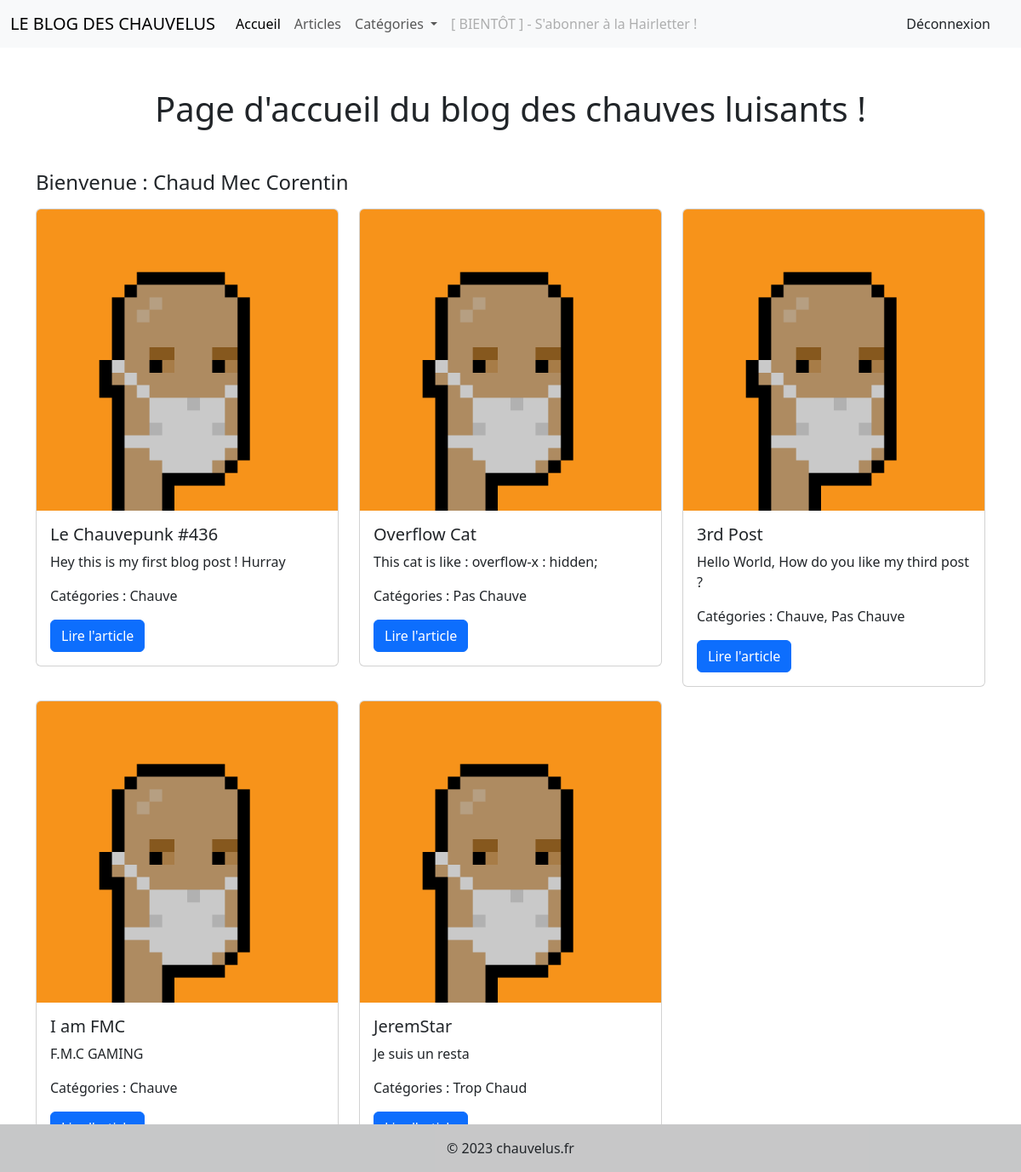
The page /categories/chevelu.php (signed in) on the database its author committed.
### tables this page shows
CREATE TABLE `authors` (
  `id` int NOT NULL,
  `email` varchar(255) NOT NULL,
  `password` varchar(255) NOT NULL,
  `lastname` varchar(50) NOT NULL,
  `firstname` varchar(50) NOT NULL,
  `gpdr` tinyint(1) NOT NULL,
  `created_at` datetime NOT NULL DEFAULT (now())
);

CREATE TABLE `posts` (
  `id` int NOT NULL,
  `title` varchar(255) NOT NULL,
  `slug` varchar(255) NOT NULL,
  `content` text NOT NULL,
  `image` varchar(255) NOT NULL,
  `author_id` int NOT NULL,
  `created_at` datetime NOT NULL DEFAULT CURRENT_TIMESTAMP
);

### categories/chevelu.php (the view, shortened to what this page needs)
<?php
require '../assets/includes/connection.php';
if (isset($_SESSION['email'])) {
    $email = $_SESSION['email'];
    $sql = 'SELECT lastname, firstname, id FROM authors WHERE email = :email';
    $query = $db->prepare($sql);
    $query->bindValue(':email', $email, PDO::PARAM_STR);
    $query->execute();
    $author = $query->fetch(PDO::FETCH_ASSOC);
    $sql = "SELECT p.*, GROUP_CONCAT(c.name SEPARATOR ', ') AS categories
            FROM posts p
            LEFT JOIN posts_categories pc ON p.id = pc.posts_id
            LEFT JOIN categories c ON pc.categories_id = c.id
            GROUP BY p.id";
    $query = $db->prepare($sql);
    $query->execute();
    $posts = $query->fetchAll(PDO::FETCH_ASSOC);
} else {
    header("Location: index.php");
    exit();
}
?>
<!DOCTYPE html>
<html lang="fr">
<head>
    <link href="https://cdn.jsdelivr.net/npm/bootstrap@5.3.0/dist/css/bootstrap.min.css" rel="stylesheet">
</head>
<body>
    <header>
        <nav class="navbar navbar-expand-lg bg-body-tertiary">
            <div class="container-fluid">
                <a class="navbar-brand" href="#">LE BLOG DES CHAUVELUS</a>
                <div class="collapse navbar-collapse" id="navbarNav">
                    <ul class="navbar-nav me-auto">
                        <li class="nav-item">
                            <a class="nav-link active" aria-current="page" href="../home.php">Accueil</a>
                        </li>
                        <li class="nav-item">
                            <a class="nav-link" href="../articles.php">Articles</a>
                        </li>
                        <li class="nav-item dropdown">
                            <a class="nav-link dropdown-toggle" href="#" role="button" data-bs-toggle="dropdown" aria-expanded="false">
                                Catégories
                            </a>
                        </li>
                        <li class="nav-item">
                            <a class="nav-link disabled">[ BIENTÔT ] - S'abonner à la Hairletter !</a>
                        </li>
                    </ul>
                    <li class="nav-item list-unstyled me-4">
                        <a class="nav-link logout" href="logout.php">Déconnexion</a>
                    </li>
                </div>
            </div>
        </nav>
    </header>
    <main>
        <div class="container">
            <h1 class="text-center my-5">Page d'accueil du blog des chauves luisants !</h1>
            <h4 class="my-3">Bienvenue : <?php echo $author['lastname'] . ' ' . $author['firstname']; ?></h4>
            <div class="row">
                <?php foreach ($posts as $post) { ?>
                    <div class="col-md-4">
                        <div class="card mb-3">
                            <img src="assets/images/cryptopunk0436.png" class="card-img-top" alt="Image de l'article">
                            <div class="card-body">
                                <h5 class="card-title"><?php echo $post['title']; ?></h5>
                                <p class="card-text"><?php echo substr($post['content'], 0, 200); ?></p>
                                <p class="card-text">Catégories : <?php echo $post['categories']; ?></p>
                                <a href="article.php?id=<?php echo $post['id']; ?>" class="btn btn-primary">Lire l'article</a>
                            </div>
                        </div>
                    </div>
                <?php } ?>
            </div>
        </div>
    </main>
    <footer class="bg-light text-center fixed-bottom">
        <div class="text-center p-3" style="background-color: rgba(0, 0, 0, 0.2);">
            © 2023 chauvelus.fr
        </div>
    </footer>
</body>
</html>

### rows shown on the page
authors: lastname "Chaud Mec", firstname "Corentin"
posts: title "Le Chauvepunk #436", content "Hey this is my first blog post ! Hurray", categories "Chauve"
posts: title "Overflow Cat", content "This cat is like : overflow-x : hidden;", categories "Pas Chauve"
posts: title "3rd Post", content "Hello World, How do you like my third post ?", categories "Chauve, Pas Chauve"
posts: title "I am FMC", content "F.M.C GAMING", categories "Chauve"
posts: title "JeremStar", content "Je suis un resta", categories "Trop Chaud"
